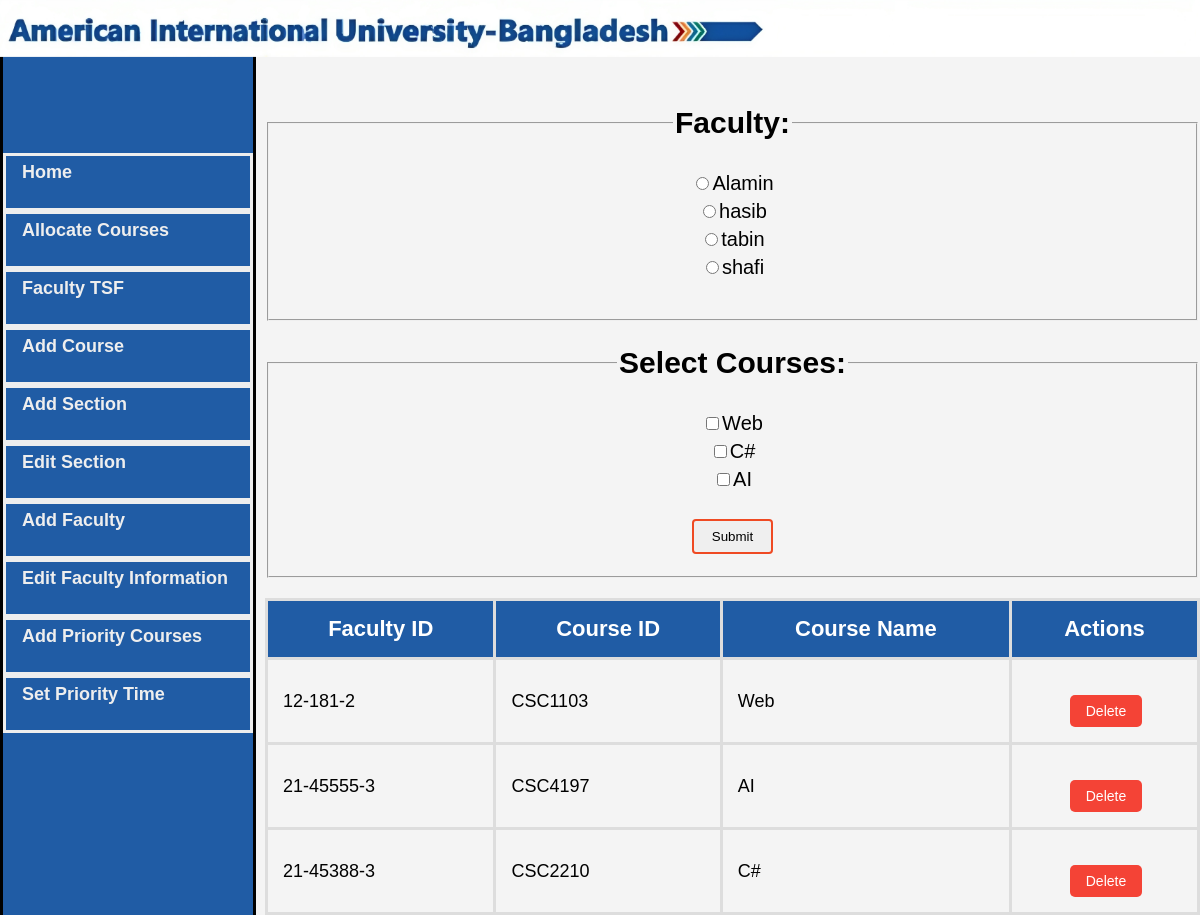
Screenshot of /AddPriorityCourse.php with the database file from the repository.
### tables this page shows
CREATE TABLE `faculty` (
  `FacultyID` varchar(10) NOT NULL,
  `FacultyName` varchar(30) NOT NULL,
  `Email` varchar(30) NOT NULL,
  `Picture` varchar(100) DEFAULT NULL,
  `TotalHours` int(20) DEFAULT NULL
);

CREATE TABLE `course` (
  `CourseID` varchar(10) NOT NULL,
  `CourseName` varchar(40) NOT NULL,
  `DepartmentName` varchar(10) NOT NULL,
  `Credit` int(11) DEFAULT NULL,
  `Type` varchar(20) DEFAULT NULL
);

CREATE TABLE `prioritycourses` (
  `FacultyID` varchar(10) NOT NULL,
  `CourseID` varchar(15) NOT NULL
);

### AddPriorityCourse.php (the view, shortened to what this page needs)
<?php
include("AdminDashboard.php");
?>
<!DOCTYPE html>
<html lang="en">
<head>
</head>
<body>
    <div class="main">
        <form method="post">
            <?php
        include("dbConnect.php");
        echo "<fieldset>
        <legend><h2>Faculty:</h2></legend>";
        $sql1 = "SELECT FacultyID, FacultyName FROM faculty";
        $result1 = mysqli_query($conn, $sql1);
        if (mysqli_num_rows($result1) > 0) {
            while ($row1 = mysqli_fetch_assoc($result1)) {
                $facultyID = $row1['FacultyID'];
                $facultyName = $row1['FacultyName'];
                echo '<label><input type="radio" name="selectedFaculty" value="' . $facultyID . '">' . $facultyName . '</label><br>';
            }
        } else {
            echo "No faculty found.";
        }
        ?>
            <br>
            </fieldset>
            <?php
        echo "<fieldset>
            <legend>
                <h2>Select Courses:</h2>
            </legend>";
            $sql = "SELECT CourseID, CourseName FROM course";
            $result = mysqli_query($conn, $sql);
            if (mysqli_num_rows($result) > 0) {
            while ($row = mysqli_fetch_assoc($result)) {
            $courseID = $row['CourseID'];
            $courseName = $row['CourseName'];
            echo '<label><input type="checkbox" name="selectedCourses[]" value="' . $courseID . '">' . $courseName .
                '</label><br>';
            }
            } else {
            echo "No courses found.";
            }
            ?>
            <br>
            <input type="submit" name="submit" value="Submit">
            </fieldset>
        </form>
        <table border="1">
            <tr>
                <th>Faculty ID</th>
                <th>Course ID</th>
                <th>Course Name</th>
                <th>Actions</th>
            </tr>
            <?php
        $sql = "SELECT prioritycourses.*, course.CourseName FROM prioritycourses
        JOIN course ON prioritycourses.CourseID = course.CourseID;";
        $res = mysqli_query($conn, $sql);
        if (mysqli_num_rows($res) > 0) {
            while ($r = mysqli_fetch_assoc($res)) {
                echo "<tr>";
                echo "<td>" . $r["FacultyID"] . "</td>";
                echo "<td>" . $r["CourseID"] . "</td>";
                echo "<td>" . $r["CourseName"] . "</td>";
                echo '<td>
                    <form method="post">
                        <input type="hidden" name = "facultyID" value="'.$r["FacultyID"].'">
                        <button type="submit" name="del" value="' . $r["CourseID"] . '">Delete</button>
                    </form>
                </td>';
                echo "</tr>";
            }
        } else {
            echo "<tr><td colspan='4'>No priority Courses found.</td></tr>";
        }
        ?>
        </table>
    </div>
</body>
</html>

### CSS/AdminDashboard.css (style rules this page uses)
body { font-family: Arial, sans-serif; background-color: #f4f4f4; margin: 0; padding: 0; }
form { text-align: center; margin-top: 20px; }
button[name="del"] { padding: 8px 16px; font-size: 14px; background-color: #f44336; color: #fff; border: none; border-radius: 5px; margin-left: 3px; cursor: pointer; }
table { width: 100%; border-collapse: collapse; margin-top: 20px; }
table, th, td { border: 3px solid #ddd; }
td { padding: 15px; text-align: left; font-size: 18px; font-family: Arial, sans-serif; }
th { background-color: rgb(32, 92, 165); padding: 15px; color: white; font-size: 22px; }
input { margin-bottom: 10px; padding: 8px; padding-right: 18px; padding-left: 18px; border: 2px solid #ef4a23; border-radius: 4px; transition: border 0.2s; }
.main { margin-left: 265px; font-size: 20px; padding: px 10px; }

### rows the page displays
faculty: FacultyName "Alamin"
faculty: FacultyName "hasib"
faculty: FacultyName "tabin"
faculty: FacultyName "shafi"
course: CourseName "Web"
course: CourseName "C#"
course: CourseName "AI"
prioritycourses: FacultyID "12-181-2", CourseID "CSC1103", CourseID.CourseName "Web"
prioritycourses: FacultyID "21-45555-3", CourseID "CSC4197", CourseID.CourseName "AI"
prioritycourses: FacultyID "21-45388-3", CourseID "CSC2210", CourseID.CourseName "C#"
